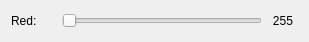
          <widget class="QWidget" name="horizontalLayoutWidget_3">
           <property name="geometry">
            <rect>
             <x>50</x>
             <y>70</y>
             <width>301</width>
             <height>22</height>
            </rect>
           </property>
           <layout class="QHBoxLayout" name="horizontalLayout_4">
            <item>
             <widget class="QLabel" name="label_6">
              <property name="minimumSize">
               <size>
                <width>45</width>
                <height>0</height>
               </size>
              </property>
              <property name="maximumSize">
               <size>
                <width>45</width>
                <height>16777215</height>
               </size>
              </property>
              <property name="text">
               <string>Red:</string>
              </property>
             </widget>
            </item>
            <item>
             <widget class="QSlider" name="horizontalSlider_4">
              <property name="minimumSize">
               <size>
                <width>200</width>
                <height>0</height>
               </size>
              </property>
              <property name="maximumSize">
               <size>
                <width>200</width>
                <height>16777215</height>
               </size>
              </property>
              <property name="orientation">
               <enum>Qt::Horizontal</enum>
              </property>
             </widget>
            </item>
            <item>
             <widget class="QLabel" name="label_8">
              <property name="minimumSize">
               <size>
                <width>30</width>
                <height>0</height>
               </size>
              </property>
              <property name="maximumSize">
               <size>
                <width>30</width>
                <height>16777215</height>
               </size>
              </property>
              <property name="text">
               <string>255</string>
              </property>
              <property name="alignment">
               <set>Qt::AlignCenter</set>
              </property>
             </widget>
            </item>
            <item>
             <spacer name="horizontalSpacer_3">
              <property name="orientation">
               <enum>Qt::Horizontal</enum>
              </property>
              <property name="sizeHint" stdset="0">
               <size>
                <width>40</width>
                <height>20</height>
               </size>
              </property>
             </spacer>
            </item>
           </layout>
          </widget>
